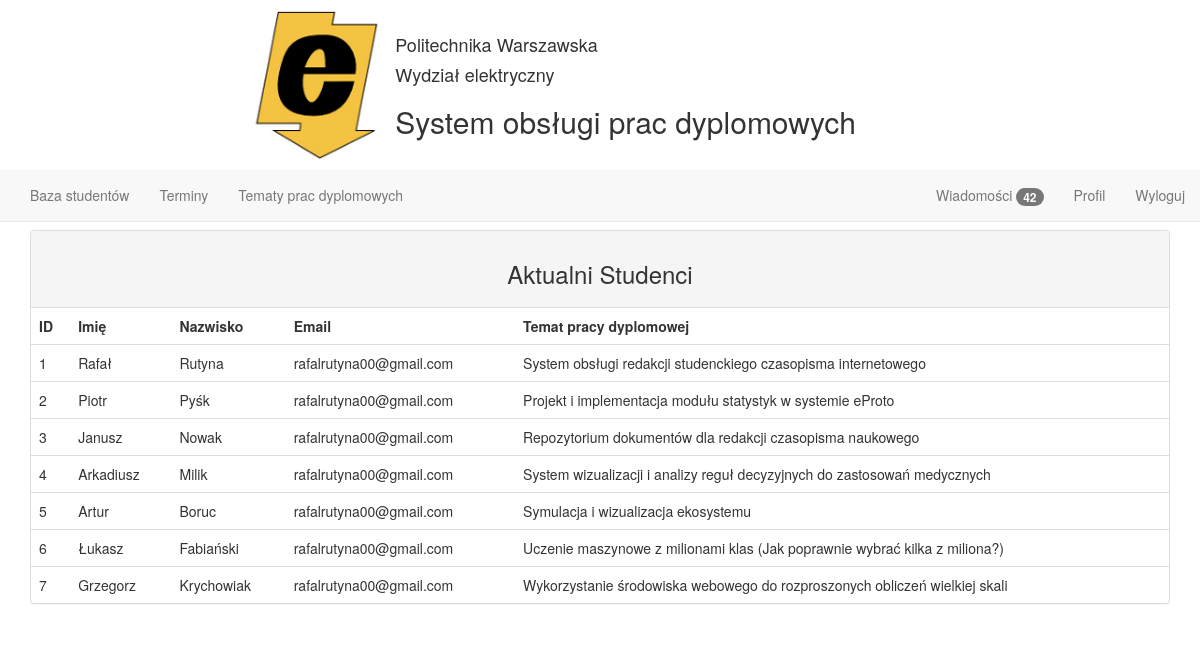
The page /database on the database its author committed.
### tables this page shows
CREATE TABLE student(
  id_studenta INTEGER PRIMARY KEY AUTOINCREMENT,
  id_temat INTEGER,
  email TEXT NOT NULL,
  nazwisko TEXT NOT NULL,
  imie TEXT NOT NULL,
  haslo TEXT NOT NULL,
  FOREIGN KEY (id_temat) REFERENCES temat_pracy(id_tematu)
);

CREATE TABLE temat_pracy(
  id_tematu INTEGER PRIMARY KEY AUTOINCREMENT,
  id_wykladowca INTEGER,
  temat TEXT NOT NULL,
  czy_zajety INTEGER,
  FOREIGN KEY (id_wykladowca) REFERENCES wykladowca(id_wykladowcy)
);

### main.py (the view)
@app.route('/database', methods=['GET'])
def database():
    cur = g.db.execute('SELECT student.id_studenta, student.imie, student.nazwisko, student.email, temat_pracy.temat'
                       ' FROM student INNER JOIN temat_pracy '
                       'ON student.id_studenta = temat_pracy.id_tematu;')
    users = [dict(id=row[0], name=row[1], surname=row[2], email=row[3], subject=row[4]) for row in cur.fetchall()]
    return render_template('lecturer_control.html', students=users)

### main.py (called while the page is built)
def connect_db():
    return sqlite3.connect(app.config['DATABASE'])

@app.before_request
def before_request():
    g.db = connect_db()

@app.teardown_request
def teardown_request(exception):
    db = getattr(g, 'db', None)
    if db is not None:
        db.close()

### templates/lecturer_control.html
{% extends "lecturer_layout.html" %} {% block main %}
    <div class="panel panel-default">
        <div class="panel-heading text-center"><h3>Aktualni Studenci</h3></div>
        <table class="table">
            <thead>
            <tr>
                <td>ID</td>
                <td>Imię</td>
                <td>Nazwisko</td>
                <td>Email</td>
                <td>Temat pracy dyplomowej</td>
            </tr>
            </thead>
            <tbody>
            {% for student in students %}
                <tr>
                    <td>{{ student.id }}</td>
                    <td>{{ student.name }}</td>
                    <td>{{ student.surname }}</td>
                    <td>{{ student.email }}</td>
                    <td>{{ student.subject }}</td>
                </tr>
            {% endfor %}
            </tbody>
        </table>
    </div>
{% endblock %}

### static/style.css (style rules this page uses)
body { padding-top: 230px; }
.table thead tr { font-weight: bold; }

### rows shown on the page
student: id "1", name "Rafał", surname "Rutyna", email "rafalrutyna00@gmail.com", subject "System obsługi redakcji studenckiego czasopisma internetowego"
student: id "2", name "Piotr", surname "Pyśk", email "rafalrutyna00@gmail.com", subject "Projekt i implementacja modułu statystyk w systemie eProto"
student: id "3", name "Janusz", surname "Nowak", email "rafalrutyna00@gmail.com", subject "Repozytorium dokumentów dla redakcji czasopisma naukowego"
student: id "4", name "Arkadiusz", surname "Milik", email "rafalrutyna00@gmail.com", subject "System wizualizacji i analizy reguł decyzyjnych do zastosowań medycznych"
student: id "5", name "Artur", surname "Boruc", email "rafalrutyna00@gmail.com", subject "Symulacja i wizualizacja ekosystemu"
student: id "6", name "Łukasz", surname "Fabiański", email "rafalrutyna00@gmail.com", subject "Uczenie maszynowe z milionami klas (Jak poprawnie wybrać kilka z miliona?)"
student: id "7", name "Grzegorz", surname "Krychowiak", email "rafalrutyna00@gmail.com", subject "Wykorzystanie środowiska webowego do rozproszonych obliczeń wielkiej skali"
